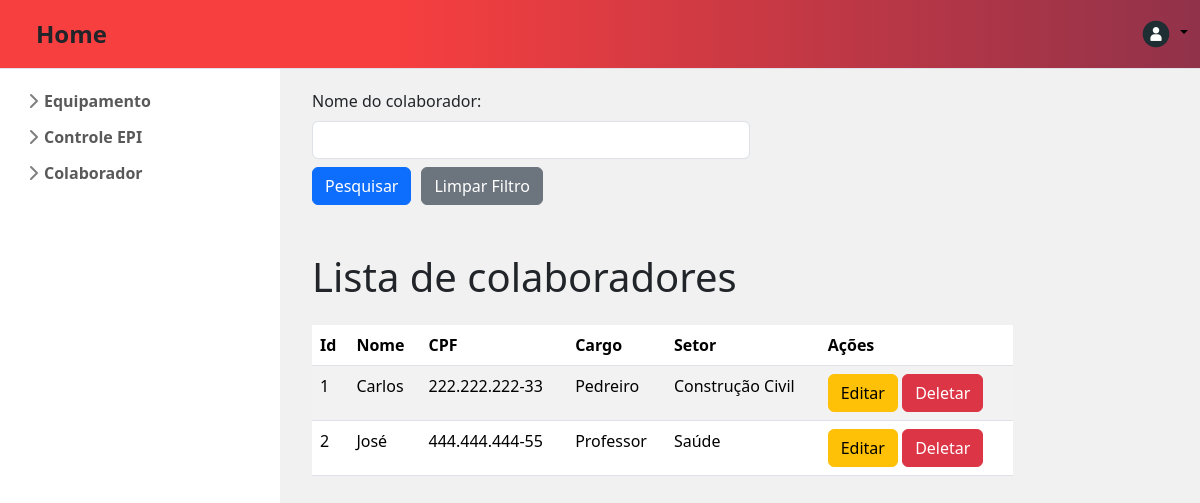
The app's page /listarColaborador/, older data.
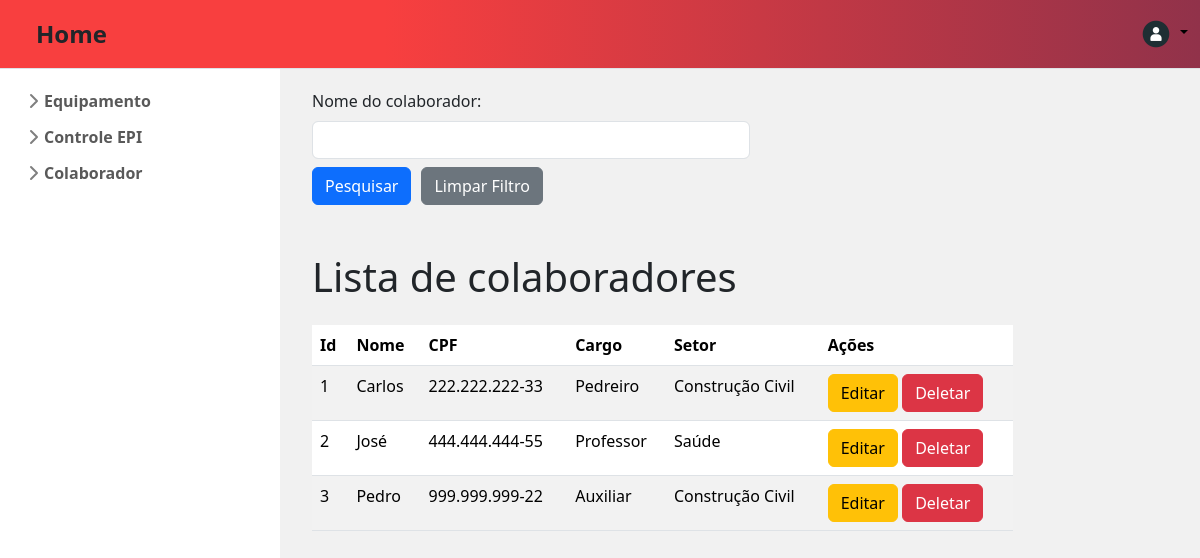
The same page, newer data.
### app_produtos/models.py (models this page shows, shortened)
class CadastrarColaborador(models.Model):
    nome_colaborador = models.CharField(max_length=100)
    cpf = models.CharField(max_length=11)
    cargo = models.CharField(max_length=100)
    setor = models.CharField(max_length=100)

### app_produtos/views.py (the view)
# urls.py: path("listarColaborador/", views.listar_colaborador, name="listar_colaborador"),
def listar_colaborador(request):
    values = CadastrarColaborador.objects.all()
    nome_colaborador = request.GET.get('nome_colaborador')
    if nome_colaborador:
        values = values.filter(nome_colaborador__icontains=nome_colaborador)
    return render(request, 'app_produtos/globals/listarColaborador.html', {
        "lista_colaborador": values,
        "nome_colaborador": nome_colaborador
    })

### app_produtos/templates/app_produtos/globals/listarColaborador.html (shortened to what this page needs)
{% extends "app_produtos/index.html" %}
{% block content %}
<div class="container justify-content-center mt-2">
  <form action="{% url 'listar_colaborador' %}" method="get" >
    <div class="form-group">
      <label class="form-label" for="nome_colaborador">Nome do colaborador:</label>
      <input class="form-control w-50" type="text" name="nome_colaborador" id="nome_colaborador" value="{{ nome_colaborador|default:'' }}"/>
    </div>
    <div class="d-flex mt-2" style="gap: 10px;">
        <button class="w-10 btn btn-primary btn-md"  type="submit">Pesquisar</button>
        <a class="w-10 btn btn-secondary btn-md" href="{% url 'listar_colaborador' %}">Limpar Filtro</a>
      </div>
  </form>
</div>
{% if lista_colaborador %}
<div class="container mt-5">
  <h1 class="text-start mb-4" >Lista de colaboradores</h1>
  <table class="table table-striped" style="width: 80%;">
    <thead>
      <tr>
        <th>Id</th>
        <th>Nome</th>
        <th>CPF</th>
        <th>Cargo</th>
        <th>Setor</th>
        <th>Ações</th>
      </tr>
    </thead>
    <tbody>
      {% for item in lista_colaborador %}
      <tr>
        <td>{{ item.id }}</td>
        <td>{{ item.nome_colaborador }}</td>
        <td>{{ item.cpf }}</td>
        <td>{{ item.cargo }}</td>
        <td>{{ item.setor }}</td>
        <td>
            <a href="/editarColaborador/{{ item.id }}" class="btn btn-warning ">Editar</a>
            <button class="btn btn-danger" data-bs-toggle="modal" data-bs-target="#confirmDeleteModal" onclick="setDeleteUrl('/deletarColaborador/{{ item.id }}')">Deletar</button>
        </td>
      </tr>
      {% endfor %}
    </tbody>
  </table>
</div>
{% else %}
<div class="container mt-3">
  <p class="text-center h3">Nenhum colaborador encontrado</p>
</div>
{% endif %} {% endblock content %}

Row changes from the older to the newer data that the page shows:
added CadastrarColaborador: id "3", nome_colaborador "Pedro", cpf "999.999.999-22", cargo "Auxiliar", setor "Construção Civil"
